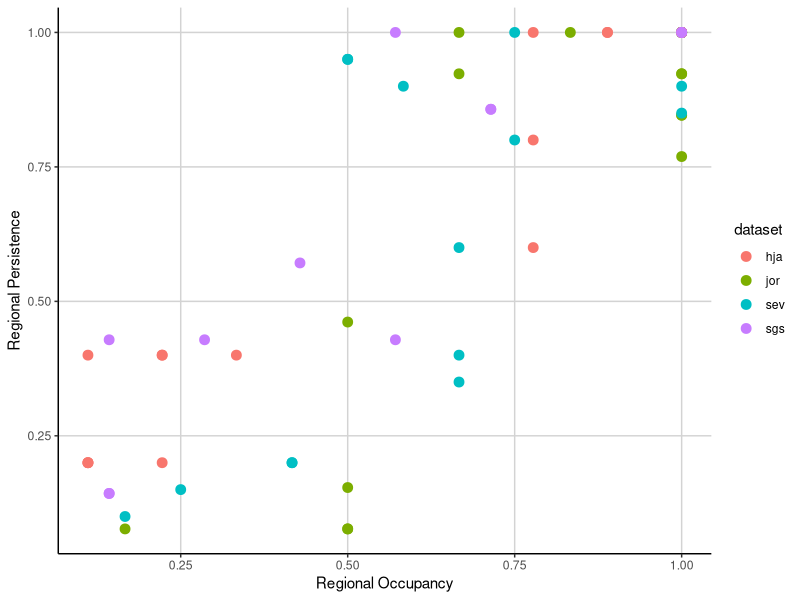
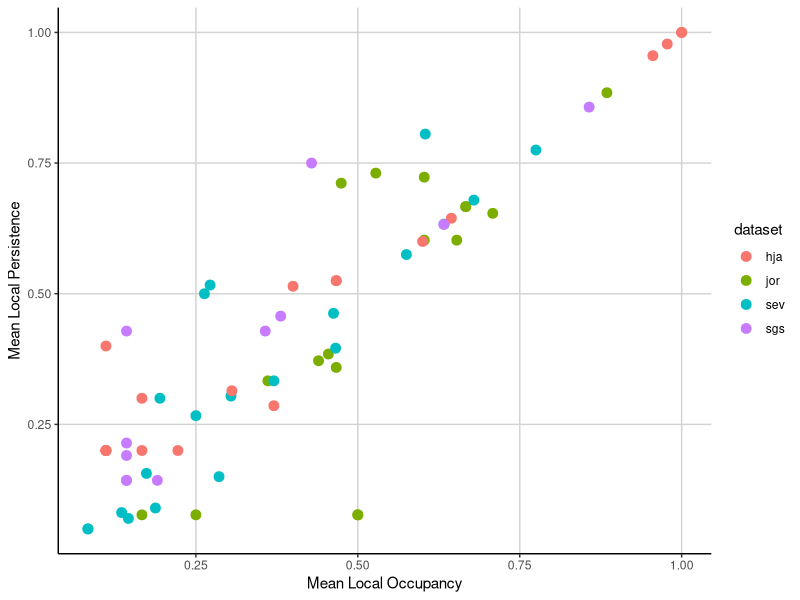

Here is the R script that generated these plots, in order:
### Cleaned data
# EKB
# March 7, 2016

###################
# LIBRARIES

library(dplyr)
library(tidyr)
library(ggplot2)

###################
# LOAD FILES

jornada <- read.csv("data/jornada_rodents.csv", header = TRUE, na.strings = ".")
sevilleta <- read.csv("data/sevilleta_sm_mrc.txt", header = TRUE)
hj_andrews <- read.csv("data/hj_andrews.csv", header = TRUE)
shortgrass_steppe <- read.table("data/SGS_LTER_smammals.txt", header = TRUE, sep = "\t", na.strings = ".")

####################
# PREP FILES

jor_data <- select(jornada, year, season, habitat, web, spp, recap) %>% 
            filter(recap != "Y", spp != "DIPO1", spp != "PERO1", spp != "NA")

hja_data <- select(hj_andrews, YEAR, REPBLK, SUBPLOT, SPECIES) %>% 
            filter(SPECIES != 'UNKN') 

sev_data <- select(sevilleta, year, season, location, web, species, recap) %>% 
            filter(recap != "y", species != "pgsp", species != "dipo", 
                   species != "nesp", species != "onsp", species != "pesp", 
                   species != "resp", species != "na", species != "pmsp", species != "spsp", 
                   year < 2009, location != "two22", location != "blugrama", 
                   location != "savanna", location != "goatdraw")

sgs_data <- select(shortgrass_steppe, YEAR, VEG, WEB, SPP) %>% 
            filter(SPP != 'NA')

# rename columns for consistency

names(jor_data) <- c("year", "season", "plot", "subplot", "species", "recap")
names(hja_data) <- c("year", "plot", "subplot", "species")
names(sev_data) <- c("year", "season", "plot", "subplot", "species", "recap")
names(sgs_data) <- c("year", "plot", "subplot", "species")

#####################
# FUNCTIONS

# DATA functions

select_data <- function(data){
  # function for selecting only relevant columns
  dat <- select(data, year, plot, subplot, species)
  return(dat)
}

group_data <- function(data){
  # group and arrange a dataset by species, year, plot, and subplot
  dat <- data %>% 
         group_by(species, year, plot, subplot) %>% 
         arrange(species, year, plot, subplot)
  return(dat)
}

add_siteID <- function(data){
  # make a column with a unique location code
  dat <- data %>% mutate(siteID = paste(plot, subplot, sep = "_"))
  return(dat)
}

find_reg_persist <- function(data){
  # create column for relative regional persistence (years overall)
  dat <- select(data, species, year) %>% 
         group_by(species, year) %>% 
         summarise(year_count = n())
  dat1 <- select(dat, species) %>% 
          group_by(species) %>% 
          summarise(years = n())
  total_years <- length(unique(data$year))
  dat1 <- mutate(dat1, rel_reg_persist = years/total_years)
  return(dat1)
}

find_reg_occup <- function(data){
  # create column for relative regional occupancy (sites overall)
  dat <- select(data, species, siteID) %>% 
         group_by(species, siteID) %>% 
         summarise(site_count = n())
  dat1 <- select(dat, species) %>% 
          group_by(species) %>% 
          summarise(sites = n())
  total_sites <- length(unique(data$siteID))
  dat1 <- mutate(dat1, rel_reg_occup = sites/total_sites)
  return(dat1)
}

join_regionals <- function(data){
  # combine the relative regional persistance and regional occupancy into one data frame
  dat <- left_join(x = find_reg_persist(data), y = find_reg_occup(data), by = "species")
  return(dat)
}

rel_local_occup <- function(data){
  # create a column for average relative local occupancy (site by year)
  dat <- select(data, year, species, siteID) %>% 
         group_by(year, species) %>% 
         summarise(site_by_year = n_distinct(siteID))
  total_sites <- length(unique(data$siteID))
  dat <- mutate(dat, rel_sites_by_year = site_by_year/total_sites)
  dat1 <- dat %>% group_by(species) %>% 
          summarise(mean_local_occup = mean(rel_sites_by_year))
}


rel_local_persist <- function(data){
  # create a column for average relative local persistance (year by site)
  dat <- select(data, year, species, siteID) %>% 
         group_by(siteID, species) %>% 
         summarise(years_by_site = n_distinct(year))
  total_years <- length(unique(data$year))
  dat <- mutate(dat, rel_years_by_site = years_by_site/total_years)
  dat1 <- dat %>% group_by(species) %>% 
          summarize(mean_local_persist = mean(rel_years_by_site))
  return(dat1)
}

join_locals <- function(data){
  # combine average relative local persistance and occupancy into one data frame
  dat <- left_join(x = rel_local_persist(data), y = rel_local_occup(data), by = "species")
  return(dat)
}

combine_all <- function(data){
  # combine regional and local persistance and occupancy into one data frame
  dat <- left_join(x = join_regionals(data), y = join_locals(data), by = "species")
  return(dat)
}

all_together <- function(data){
  # run all functions together to get the full output
  dat <- select_data(data) # can use pipes here
  dat <- group_data(dat)
  dat <- add_siteID(dat)
  dat <- combine_all(dat)
  return(dat)
}

# GRAPHING functions

graph_local <- function(data){
  # graph of mean local persistance as a function of mean local occupancy
  plot <- ggplot(data, aes(x = mean_local_occup, y = mean_local_persist)) +
    geom_point(aes(color = dataset), size = 3) +
    xlab("Mean Local Occupancy") + 
    ylab("Mean Local Persistence") +
    theme(panel.background = element_blank(), 
          axis.line = element_line(colour = "black"), 
          panel.grid.major = element_line(colour = "light gray"))
  return(plot)
}

graph_regional <- function(data){
  # graph of mean local persistance as a function of mean local occupancy
  plot <- ggplot(data, aes(x = rel_reg_occup, y = rel_reg_persist)) +
    geom_point(aes(color = dataset), size = 3) +
    xlab("Regional Occupancy") + 
    ylab("Regional Persistence") +
    theme(panel.background = element_blank(), 
          axis.line = element_line(colour = "black"), 
          panel.grid.major = element_line(colour = "light gray"))
  return(plot)
}

#####################
# APPLY FUNCTIONS TO DATASETS

# all functions for all datasets

jor_data <- all_together(jor_data) # I can't figure out how to loop through these
sev_data <- all_together(sev_data)
hja_data <- all_together(hja_data)
sgs_data <- all_together(sgs_data)

# add a dataset column
jor_data$dataset <- "jor"    # is there a way to do this with a loop?
hja_data$dataset <- "hja"
sev_data$dataset <- "sev"
sgs_data$dataset <- "sgs"

# combine all datasets into one
all_data <- bind_rows(jor_data, sev_data, hja_data, sgs_data)

# graph all data
graph_regional(all_data)
graph_local(all_data)

###################################################################
# WORKING AREA

#all_output <- all_data %>%
#  group_by(dataset) %>%
#  do(all_together)

#datasets = list(jor_data, sev_data, hja_data, sgs_data)
#output = lapply(datasets, all_together)

#output = data.frame()
#for (dataset in datasets){
  #dataset_output <- all_together(dataset)
  #output = rbind(output, dataset_output)
#}

#hja <- select_data(hja_data) %>% add_siteID()
